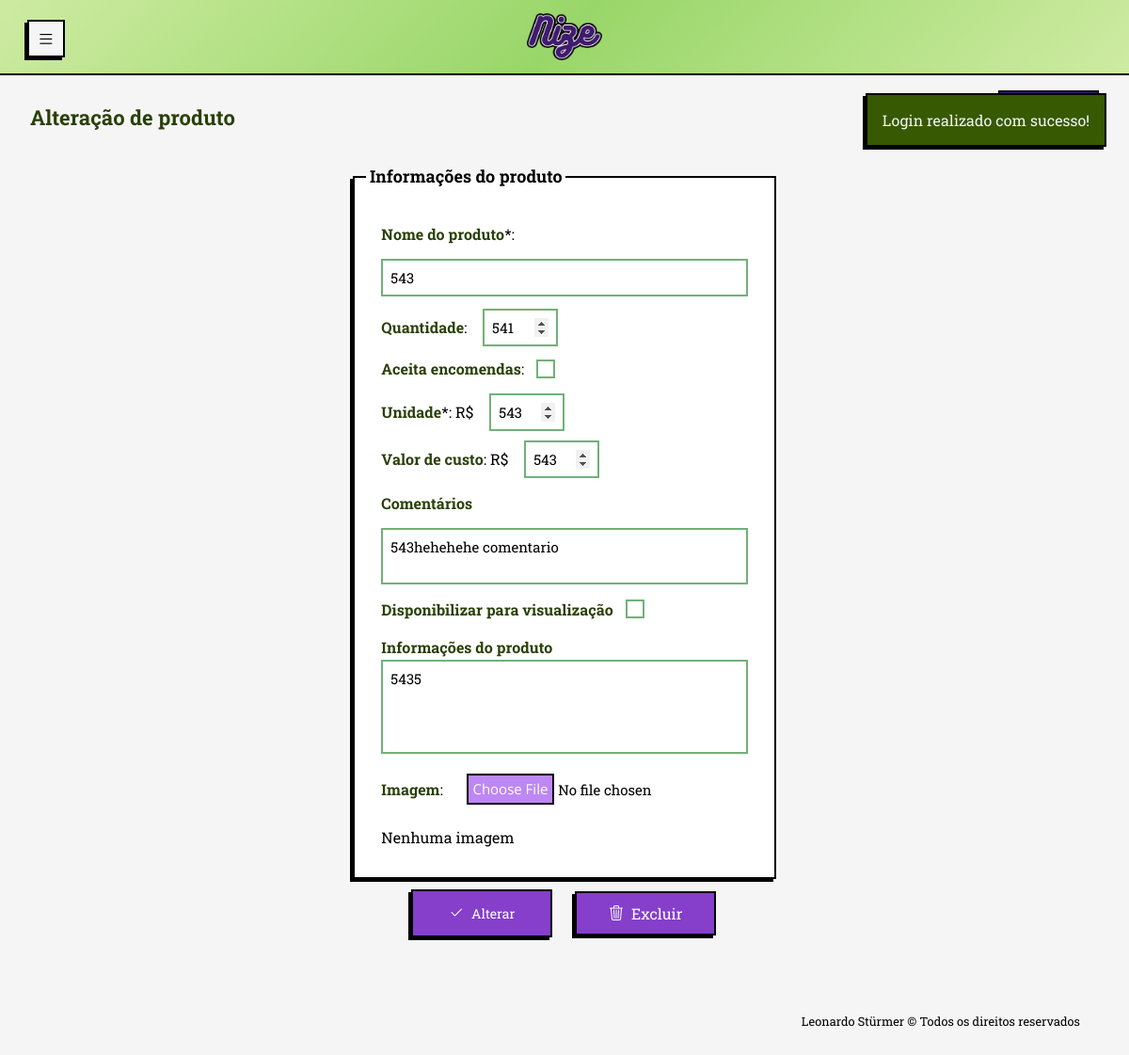
Page /php/view/produtos/alteracao_produto.php?id=24 (signed in) on the committed database.
### tables this page shows
CREATE TABLE produtos (
            id_produto INTEGER PRIMARY KEY AUTOINCREMENT NOT NULL,
            id_usuario INTEGER NOT NULL,
            nome TEXT NOT NULL,
            valor_unitario REAL NOT NULL,
            quantidade INTEGER NULL,
            imagem TEXT NULL,
            aceita_encomenda INTEGER NULL,
            descricao TEXT NULL,
            valor_custo REAL NULL,
            aceita_visualizacao INTEGER NULL,
            created_at TIMESTAMP NOT NULL DEFAULT CURRENT_TIMESTAMP, comentario,
            FOREIGN KEY (id_usuario) REFERENCES usuario (id_usuario)
    );

### php/persistence/conexaoBanco.class.php (called while the page is built, shortened)
<?php
class ConexaoBanco extends PDO {
    private static $instancia = null;
    public static function getInstancia() {
        if (!isset(self::$instancia)) {
            try {
                $caminhoBanco = __DIR__ . '/nize_database.db';
                $dsn = "sqlite:" . $caminhoBanco;
                self::$instancia = new ConexaoBanco($dsn, null, null);
                self::$instancia->setAttribute(PDO::ATTR_ERRMODE, PDO::ERRMODE_EXCEPTION);
                self::$instancia->setAttribute(PDO::ATTR_DEFAULT_FETCH_MODE, PDO::FETCH_ASSOC);
            } catch (PDOException $e) {
                $msg_erro = urlencode("Erro ao conectar com o banco SQLite: " . $e->getMessage());
                header("location:../view/general/erro.php?msg=" . $msg_erro);
                exit;
            }
        }
        return self::$instancia;
    }
}

### php/dao/produtodao.class.php (called while the page is built, shortened)
<?php
require_once __DIR__ . '/../persistence/conexaoBanco.class.php';
class ProdutoDAO{
    private $conexao;
    public function __construct() {
        $this-> conexao = ConexaoBanco::getInstancia();
    }
    public function buscarPorId($id){
        try {
            $sql = $this->conexao->prepare("SELECT * FROM produtos WHERE id_produto = :id");
            $sql->bindValue(":id", $id);
            $sql->execute();
            return $sql->fetch(PDO::FETCH_ASSOC);
        } catch (PDOException $e) {
            $_SESSION['msg'] = "<p class='error-msg'>Erro ao buscar ID: " . $e->getMessage() . "</p>";
        }
    }
}

### php/view/produtos/alteracao_produto.php (the view, shortened to what this page needs)
<?php
require_once '../../dao/produtodao.class.php';
$id_produto = $_GET['id'] ?? null;
$produtoDAO = new ProdutoDAO();
$produto = $produtoDAO->buscarPorId($id_produto);
?>
<!DOCTYPE html>
<html lang="pt-br">
<head>
  <link rel="stylesheet" href="../../../css/normalize.css">
  <link rel="stylesheet" href="../../../css/query.css">
  <link rel="stylesheet" href="../../../css/style.css">
  <link rel="stylesheet" href="../../../css/sidebar.css">
  <link rel="stylesheet" href="https://cdn.jsdelivr.net/npm/bootstrap-icons@1.13.1/font/bootstrap-icons.min.css">
</head>
<body>
  <header id="header-mobile">
    <div class="container-header">
      <a href="#" data-resize-btn-mobile class="btn-menu" title="Esconder/expandir menu">
        <i class="bi bi-list"></i>
      </a>
      <a href="../general/tela_inicial.php" class="link-logo-header" title="Tela inicial">
        <img src="../../../img/logo/nize_new.png" alt="Nize logotipo" id="logo-header">
      </a>
    </div>
  </header>
  <main class='conteudo-pagina'>
    <div class="internal-nav">
      <div class="internal-nav-links">
        <h1>Alteração de produto</h1>
        <a href="visualizacao_produtos.php" title="Tela de produtos"><span class="bi bi-arrow-left"></span>Voltar</a>
      </div>
    </div>
    <?php
    if (isset($_SESSION["msg"])) {
      echo "<div id='session-msg'>" . $_SESSION['msg'] .  "</div>";
    }
    if ($produto['aceita_encomenda'] !== 1) {
      $checkEncomenda = "";
    } else {
      $checkEncomenda = "checked";
    }
    if ($produto['aceita_visualizacao'] !== 1) {
      $checkVisualizacao = "";
    } else {
      $checkVisualizacao = "checked";
    }
    ?>
    <form action="../../controller/produtoControle.php?op=alterar&id=<?php echo $produto['id_produto'] ?>" method="post" enctype="multipart/form-data" class="form-cadastro-produto">
      <fieldset id="products-form">
        <legend>Informações do produto</legend>
        <div class="inner-products-form">
          <label><strong>Nome do produto</strong>*:</label>
          <input type="text" id="nomeProduto" name="nomeProduto" class="input-produto alt-nome-produto" value="<?php echo htmlspecialchars($produto['nome']); ?>" autocomplete="off" required>
          <div class="div-inner-products">
            <label><strong>Quantidade</strong>:
              <input type="number"  step="1" min="0" onkeydown="return ['Backspace', 'Delete', 'ArrowLeft', 'ArrowRight'].includes(event.key) || !isNaN(Number(event.key))" id="quantidadeProduto" name="quantidadeProduto" class="input-produto" value="<?php echo htmlspecialchars($produto['quantidade']); ?>" maxlength="3" autocomplete="off">
            </label>
            <label class="checkbox-acc" for="">
              <strong>Aceita encomendas</strong>:
              <input type="checkbox" id="aceitaEncomenda" name="aceitaEncomenda" class="input-produto" value="1" <?php echo " $checkEncomenda"; ?>>
            </label>
          </div>
          <div class="div-inner-products">
            <label><strong>Unidade</strong>*: R$
              <input type="number" min="0" id="valorUnitario" name="valorUnitario" step="0.10" class="input-produto" value="<?php echo htmlspecialchars($produto['valor_unitario']); ?>" autocomplete="off" required>
            </label>
            <label><strong>Valor de custo</strong>: R$
              <input type="number" min="0" id="valorCusto" name="valorCusto" step="0.10" class="input-produto" value="<?php echo htmlspecialchars($produto['valor_custo']); ?>" autocomplete="off">
            </label>
          </div>
          <label class="comentario-produtos" for="comentarioProduto">
            <strong>Comentários</strong>
          </label>
          <textarea name="comentarioProduto" id="comentarioProduto" placeholder="Adicione comentarios pessoais sobre o produto" class="input-produto" autocomplete="off"><?php echo htmlspecialchars($produto['comentario']); ?></textarea>
          <label class="checkbox-acc" for="">
            <strong>Disponibilizar para visualização</strong>
              <input type="checkbox" id="aceitaVisualizacao" name="aceitaVisualizacao" class="input-produto" value="1" autocomplete="off" <?php echo " $checkVisualizacao";?>>
          </label>
          <label class="descricao-produtos" for="descricaoProduto">
            <strong>Informações do produto</strong>
            <textarea name="descricaoProduto" id="descricaoProduto" class="input-produto" autocomplete="off"><?php echo htmlspecialchars($produto['descricao']); ?></textarea>
          </label>
          <label><strong>Imagem</strong>:
            <input type="file" name="imagemProduto" id="imagemProduto" class="input-produto" accept=".png, .jpg">
          </label>
          <?php if (!empty($produto['imagem'])): ?>
            <?php echo "<img src='../../persistence/uploads/" . htmlspecialchars($produto['imagem']) . "' alt='imagem do produto' class='img-produtos img-alt-produto'>" ?>
            <span class="span-alt-img">(Será mantida se não enviar outra)</span>
          <?php else: ?>
            <span>Nenhuma imagem</span>
          <?php endif; ?>
        </div>
      </fieldset>
      <div id="form-products-buttons">
        <button type="submit"><span class="bi bi-check2"></span>Alterar</button>
        <a href="../../controller/produtoControle.php?op=excluir&id=<?php echo $produto['id_produto'] ?>" onclick="return confirm('Deseja mesmo excluir?');"><span class="bi bi-trash3"></span>Excluir</a>
      </div>
    </form>
    <footer>Leonardo Stürmer &copy; Todos os direitos reservados</footer>
  </main>
</body>
</html>

### css/query.css (style rules this page uses)
@media screen and (max-width: 1280px) { main { margin-top: 1.5em; margin-left: 1em; } }
@media screen and (max-width: 1280px) { main.conteudo-pagina { margin: 3em 0; padding: 2em 2em; } }
@media screen and (max-width: 1280px) { .success-msg, .error-msg { color: whitesmoke; border: 2px solid black; box-shadow: var(--box-shadow); font-size: 16px; position: absolute; top: 3.2em; right: 1.5em; width: fit-content; max-width: 300px; padding: 0.8em 1rem; z-index: 99999; } }
@media screen and (max-width: 1280px) { h1 { font-size: 22px; } }
@media screen and (max-width: 1280px) { .btn-menu { position: fixed; left: 1em; top: 0.5em; } }
div.div-inner-products { flex-direction: column; }
#form-products-buttons > button { padding: 0.5em 0.5em; font-size: 14px; width: 30%; }

### css/style.css (style rules this page uses)
.internal-nav { display: inline-block; margin-bottom: 2em 0; gap: 20px; }
.internal-nav-links h1 { padding: 0; color: var(--darkGreen); text-align: left; }
.internal-nav-links { padding: 0; margin: 0; display: flex; justify-content: space-between; align-items: center; }
.internal-nav-links > a { text-decoration: none; border: var(--border); box-shadow: var(--box-shadow); background-color: var(--darkerPurple); padding: 0.8em; color: white; width: fit-content; text-align: center; margin: 1em 0; }
.form-cadastro-produto { display: block; flex-direction: column; align-self: center; }
#form-products-buttons { display: flex; justify-content: center; }
#form-products-buttons span.bi { display: flex; justify-content: center; margin-left: 0px; }
#form-products-buttons > button, #form-products-buttons > a { width: 150px; padding: 0.5em; display: flex; justify-content: center; align-items: center; }
#products-form { border: var(--border); box-shadow: var(--box-shadow); background-color: white; padding: 0.8em; display: flex; justify-content: center; margin: 0 auto; width: 100%; }
#products-form > legend { font-size: 18px; padding: 0.2em; color: black; font-weight: bolder; }
.inner-products-form { display: flex; justify-content: center; flex-direction: column; gap: 0.8rem; font-size: 16px; padding: 1rem; text-align: left; width: 100%; }
.inner-products-form > input[type="text"], .inner-products-form > input[type="file"], .inner-products-form > textarea { margin-left: 0; width: 100%; }
.inner-products-form input[type="number"] { width: 5rem; }
.div-inner-products { display: flex; flex-direction: row; justify-content: space-between; gap: 10px; }
#nomeProduto.input-produto, #nomeProduto.alt-nome-produto { width: 100%; }
.inner-products-form strong { color: var(--darkGreen); font-weight: 700; }
.input-produto { background-color: white; font-size: 15px; margin-left: 0.8rem; padding: 0.5rem; }
#descricaoProduto.input-produto { width: 100%; height: 100px; }
.checkbox-acc { display: flex; align-items: center; }
.descricao-produtos { display: flex; align-items: start; flex-direction: column; }
.descricao-produtos > textarea { height: 10rem; margin: 0; }

### css/sidebar.css (style rules this page uses)
* { margin: 0; padding: 0; box-sizing: border-box; }
body { --sb-width: 8rem; font-family: system-ui, sans-serif; font-size: 16px; line-height: 1.7; }
header { visibility: hidden; width: 0em; }
#logo-header { width: 80px; margin: 0em auto; transition: width 0.4s ease-in-out, transform 0.8s ease-in-out, opacity 0.4s ease-in-out; transform: rotate(0deg); }
.link-logo-header, .link-logo-header:hover { background-color: transparent; border: none; box-shadow: none; align-content: center; }
.container-header { background: linear-gradient(134deg,rgba(206, 235, 162, 1) 0%, rgba(153, 214, 105, 1) 50%, rgba(206, 235, 162, 1) 100%); border-bottom: var(--border); display: flex; flex-direction: row; justify-content: center; width: 100%; transition: border 0.3s ease-in-out; }
#header-mobile .btn-menu i { margin-top: -5px; padding: 0; font-size: 1.2em; }
.btn-menu { background-color: whitesmoke; color: black; padding: 0.5em; width: 2.5em; height: 2.5em; display: flex; flex-direction: column; align-content: center; justify-content: space-between; }
main { transition: margin-left 0.4s ease-in-out; }
@media (min-width: 0px) { main { margin-left: var(--sb-width); } }
@media screen and (max-width: 1280px) { header { visibility: visible; position: fixed; top: 0; z-index: 9999; display: flex; flex-direction: row; width: 100dvw; height: 5em; } }

### rows in the picture
produtos: nomeProduto "543", quantidadeProduto "541", valorUnitario "543", valorCusto "543", comentarioProduto "543hehehehe comentario", descricaoProduto "5435"

### other values in the picture
$_SESSION['msg'] "Login realizado com sucesso!"
